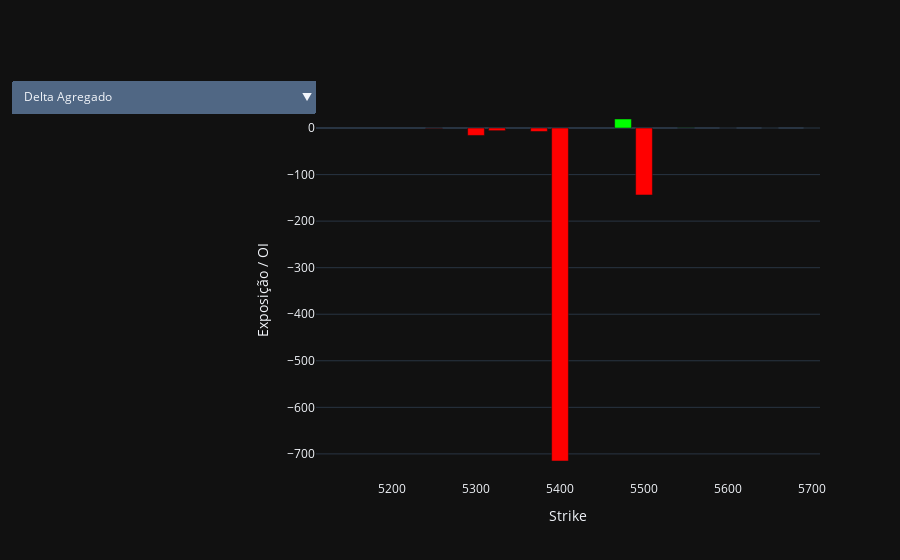

Notebook code for this chart:
### Code cell
fig = go.Figure()
fig.add_trace(go.Bar(x=strikes_ref, y=dexp_tot, name='Delta Agregado', marker_color=['lime' if v>=0 else 'red' for v in dexp_tot], visible=True))
fig.add_trace(go.Scatter(x=strikes_ref, y=dexp_cum, mode='lines', name='Delta Acumulado', visible=False, line=dict(width=3, color='yellow')))
fig.add_trace(go.Bar(x=strikes_ref, y=gex_tot, name='Gamma Exposure', marker_color='cyan', opacity=0.6, visible=False))
fig.add_trace(go.Scatter(x=strikes_ref, y=gex_cum, mode='lines', name='Curvatura do Gamma (acumulado)', line=dict(color='orange', width=3), visible=False))
fig.add_trace(go.Bar(x=strikes_ref, y=oi_call_ref, name='CALL OI', marker_color='green', visible=False))
fig.add_trace(go.Bar(x=strikes_ref, y=-oi_put_ref, name='PUT OI', marker_color='red', visible=False))
fig.add_trace(go.Bar(x=midwalls_strikes, y=midwalls_call, marker_color='#2c2c2c', opacity=0.8, visible=False, showlegend=False))
fig.add_trace(go.Bar(x=midwalls_strikes, y=-midwalls_put, marker_color='#2c2c2c', opacity=0.8, visible=False, showlegend=False))
fig.add_trace(go.Bar(x=strikes_ref, y=charm_tot, name='Charm Exposure', marker_color='magenta', opacity=0.6, visible=False))
fig.add_trace(go.Bar(x=strikes_ref, y=vanna_tot, name='Vanna Exposure', marker_color='purple', opacity=0.6, visible=False))
fig.add_trace(go.Scatter(x=strikes_ref, y=charm_cum, mode='lines', name='Charm Acumulado', line=dict(color='magenta', width=3), visible=False))
fig.add_trace(go.Scatter(x=strikes_ref, y=vanna_cum, mode='lines', name='Vanna Acumulado', line=dict(color='purple', width=3), visible=False))
fig.add_trace(go.Bar(x=strikes_ref, y=vex_tot, name='Vega Exposure', marker_color='gold', opacity=0.6, visible=False))
fig.add_trace(go.Scatter(x=strikes_ref, y=iv_skew, mode='lines', name='Skew IV (local)', line=dict(color='white', width=2, dash='dot'), visible=False))
fig.add_trace(go.Scatter(x=strikes_ref, y=dpi_arr, mode='lines', name='Dealer Pressure', line=dict(color='#9ca3af', width=3), visible=False))
fig.update_layout(template='plotly_dark', barmode='overlay', xaxis_title='Strike', yaxis_title='Exposição / OI', xaxis=dict(range=[SPOT-300, SPOT+300], tickmode='auto'), legend=dict(orientation='h', yanchor='top', y=-0.15, xanchor='center', x=0.5), margin=dict(t=100))
spot_line = dict(type='line', x0=SPOT, x1=SPOT, y0=0, y1=1, xref='x', yref='paper', line=dict(color='lime', dash='dot', width=2))
hline0   = dict(type='line', x0=min_k, x1=max_k, y0=0, y1=0, line=dict(color='white', dash='dot', width=1))
flip_line = None
flip_label = None
spot_label = dict(x=float(SPOT), y=0.92, xref='x', yref='paper', text=f'SPOT {SPOT:.0f}', showarrow=False, font=dict(color='lime', size=12), bgcolor='black', bordercolor='lime')
edi_badge = dict(x=1.02, y=1.18, xref='paper', yref='paper', showarrow=False, text='EDI', align='right', font=dict(color='#e5e7eb', size=12), bgcolor='rgba(30,30,30,0.85)', bordercolor='#444', borderwidth=1, borderpad=4)
if gamma_flip is not None:
    flip_line = dict(type='line', x0=gamma_flip, x1=gamma_flip, y0=0, y1=1, xref='x', yref='paper', line=dict(color='red', dash='dash', width=2))
    flip_label = dict(x=gamma_flip, y=0.05, xref='x', yref='paper', text='Gamma Flip', showarrow=False, font=dict(color='red', size=12), bgcolor='black', bordercolor='red')
def infobox():
    return dict(xref='paper', yref='paper', x=0.99, y=0.95, xanchor='right', showarrow=False, align='left', text=info, font=dict(size=14, color='white'), bordercolor=regime_color, borderwidth=2, borderpad=6, bgcolor='rgba(20,20,20,0.85)', opacity=0.95)

# Calculate smart range for Vanna
v_indices = np.where(np.abs(vanna_tot) > np.max(np.abs(vanna_tot)) * 0.01)[0]
if len(v_indices) > 0:
    v_min_k = strikes_ref[v_indices[0]]
    v_max_k = strikes_ref[v_indices[-1]]
    v_pad = (v_max_k - v_min_k) * 0.1
    vanna_range = [v_min_k - v_pad, v_max_k + v_pad]
else:
    vanna_range = [min_k, max_k]

buttons = [
    dict(label='Delta Agregado', method='update', args=[{'visible':[True, False, False, False, False, False, False, False, False, False, False, False, False, False, False]}, {'title':'USD/BRL — Delta Agregado por Strike', 'shapes':[spot_line, hline0], 'annotations':[infobox(), spot_label]}]),
    dict(label='Delta Acumulado', method='update', args=[{'visible':[False, True, False, False, False, False, False, False, False, False, False, False, False, False, False]}, {'title':'USD/BRL — Delta Acumulado por Strike', 'shapes':[spot_line, hline0], 'annotations':[infobox(), spot_label]}]),
    dict(label='Gamma Exposure', method='update', args=[{'visible':[False, False, True, True, False, False, False, False, False, False, False, False, False, False, False]}, {'title':'USD/BRL — Gamma Exposure (total + curvatura)', 'shapes':[spot_line, hline0] + ([flip_line] if flip_line else []), 'annotations':([infobox(), spot_label, flip_label] if flip_label else [infobox(), spot_label])}]),
    dict(label='EDI &#8212; Open Interest &#8212; Open Interest por Strike', method='update', args=[{'visible':[False, False, False, False, True, True, True, True, False, False, False, False, False, False, False]}, {'title':'EDI &#8212; Open Interest &#8212; Open Interest (OI) por Strike', 'shapes':[spot_line, hline0] + ([flip_line] if flip_line else []), 'annotations':([infobox(), spot_label, flip_label] if flip_label else [infobox(), spot_label])}]),
    dict(label='Charm Exposure', method='update', args=[{'visible':[False, False, False, False, False, False, False, False, True, False, False, False, False, False, False]}, {'title':'USD/BRL — Charm Exposure por Strike', 'shapes':[spot_line, hline0], 'annotations':[infobox(), spot_label]}]),
    dict(label='Vanna Exposure', method='update', args=[{'visible':[False, False, False, False, False, False, False, False, False, True, False, False, False, False, False]}, {'title':'USD/BRL — Vanna Exposure por Strike', 'shapes':[spot_line, hline0], 'annotations':[infobox(), spot_label], 'xaxis.range': vanna_range}]),
    dict(label='Charm Acumulado', method='update', args=[{'visible':[False, False, False, False, False, False, False, False, False, False, True, False, False, False, False]}, {'title':'USD/BRL — Charm Acumulado', 'shapes':[spot_line, hline0], 'annotations':[infobox(), spot_label]}]),
    dict(label='Vanna Acumulado', method='update', args=[{'visible':[False, False, False, False, False, False, False, False, False, False, False, True, False, False, False]}, {'title':'USD/BRL — Vanna Acumulado', 'shapes':[spot_line, hline0], 'annotations':[infobox(), spot_label]}]),
    dict(label='Vega Exposure', method='update', args=[{'visible':[False, False, False, False, False, False, False, False, False, False, False, False, True, False, False]}, {'title':'USD/BRL — Vega Exposure por Strike', 'shapes':[spot_line, hline0], 'annotations':[infobox(), spot_label]}]),
    dict(label='Skew IV (local)', method='update', args=[{'visible':[False, False, False, False, False, False, False, False, False, False, False, False, False, True, False]}, {'title':'USD/BRL — Skew IV (local)', 'shapes':[spot_line, hline0], 'annotations':[infobox(), spot_label]}]),
    dict(label='Dealer Pressure', method='update', args=[{'visible':[False, False, False, False, False, False, False, False, False, False, False, False, False, False, True]}, {'title':'USD/BRL — Dealer Pressure (normalizado)', 'shapes':[spot_line, hline0], 'annotations':[infobox(), spot_label]}]),
    dict(label='Visão Completa', method='relayout', args=[{'xaxis.range':[min_k - pad, max_k + pad]}])
]
fig.update_layout(updatemenus=[dict(direction='down', showactive=True, x=0.0, y=1.05, buttons=buttons)])
fig.show()

### Figure 1 — Plotly figure (JSON) as saved in the notebook; plotly's stock layout.template omitted (floating-point values rounded to 4 significant figures)
{"data": [{"marker": {"color": ["red", "red", "red", "red", "red", "lime", "red", "lime", "lime", "lime", "lime", "lime", "lime", "lime", "lime"]}, "name": "Delta Agregado", "type": "bar", "visible": true, "x": [5250.0, 5300.0, 5325.0, 5375.0, 5400.0, 5475.0, 5500.0, 5550.0, 5600.0, 5650.0, 5700.0, 5725.0, 5800.0, 5900.0, 6000.0], "y": [-0.5762, -15.92, -5.703, -7.429, -715.3, 19.39, -143.8, 0.3206, 0.07797, 3.285e-05, 3.605e-06, 2.626e-09, 1.551e-14, 8.493e-22, 3.136e-33]}, {"line": {"color": "yellow", "width": 3}, "mode": "lines", "name": "Delta Acumulado", "type": "scatter", "visible": false, "x": [5250.0, 5300.0, 5325.0, 5375.0, 5400.0, 5475.0, 5500.0, 5550.0, 5600.0, 5650.0, 5700.0, 5725.0, 5800.0, 5900.0, 6000.0], "y": [-0.5762, -16.49, -22.2, -29.63, -744.9, -725.5, -869.3, -869.0, -868.9, -868.9, -868.9, -868.9, -868.9, -868.9, -868.9]}, {"marker": {"color": "cyan"}, "name": "Gamma Exposure", "opacity": 0.6, "type": "bar", "visible": false, "x": [5250.0, 5300.0, 5325.0, 5375.0, 5400.0, 5475.0, 5500.0, 5550.0, 5600.0, 5650.0, 5700.0, 5725.0, 5800.0, 5900.0, 6000.0], "y": [134500.0, 2698000.0, 792100.0, 611300.0, 41200000.0, 2187000.0, 22070000.0, 64480.0, 20470.0, 10.66, 1.395, 0.001098, 7.923e-09, 5.381e-16, 2.366e-27]}, {"line": {"color": "orange", "width": 3}, "mode": "lines", "name": "Curvatura do Gamma (acumulado)", "type": "scatter", "visible": false, "x": [5250.0, 5300.0, 5325.0, 5375.0, 5400.0, 5475.0, 5500.0, 5550.0, 5600.0, 5650.0, 5700.0, 5725.0, 5800.0, 5900.0, 6000.0], "y": [134500.0, 2833000.0, 3625000.0, 4236000.0, 45440000.0, 47630000.0, 69700000.0, 69760000.0, 69780000.0, 69780000.0, 69780000.0, 69780000.0, 69780000.0, 69780000.0, 69780000.0]}, {"marker": {"color": "green"}, "name": "CALL OI", "type": "bar", "visible": false, "x": [5250.0, 5300.0, 5325.0, 5375.0, 5400.0, 5475.0, 5500.0, 5550.0, 5600.0, 5650.0, 5700.0, 5725.0, 5800.0, 5900.0, 6000.0], "y": [0.0, 0.0, 0.0, 0.0, 0.0, 250.0, 6100.0, 290.0, 4500.0, 350.0, 20270.0, 500.0, 525.0, 9000.0, 450.0]}, {"marker": {"color": "red"}, "name": "PUT OI", "type": "bar", "visible": false, "x": [5250.0, 5300.0, 5325.0, 5375.0, 5400.0, 5475.0, 5500.0, 5550.0, 5600.0, 5650.0, 5700.0, 5725.0, 5800.0, 5900.0, 6000.0], "y": [-4110.0, -2500.0, -210.0, -35.0, -1765.0, -0.0, -300.0, -0.0, -0.0, -0.0, -0.0, -0.0, -0.0, -0.0, -0.0]}, {"marker": {"color": "#2c2c2c"}, "opacity": 0.8, "showlegend": false, "type": "bar", "visible": false, "x": [5275.0, 5312.0, 5350.0, 5388.0, 5438.0, 5488.0, 5525.0, 5575.0, 5625.0, 5675.0, 5712.0, 5762.0, 5850.0, 5950.0], "y": [0.0, 0.0, 0.0, 0.0, 125.0, 3175.0, 3195.0, 2395.0, 2425.0, 10310.0, 10380.0, 512.5, 4762.0, 4725.0]}, {"marker": {"color": "#2c2c2c"}, "opacity": 0.8, "showlegend": false, "type": "bar", "visible": false, "x": [5275.0, 5312.0, 5350.0, 5388.0, 5438.0, 5488.0, 5525.0, 5575.0, 5625.0, 5675.0, 5712.0, 5762.0, 5850.0, 5950.0], "y": [-3305.0, -1355.0, -122.5, -900.0, -882.5, -150.0, -150.0, -0.0, -0.0, -0.0, -0.0, -0.0, -0.0, -0.0]}, {"marker": {"color": "magenta"}, "name": "Charm Exposure", "opacity": 0.6, "type": "bar", "visible": false, "x": [5250.0, 5300.0, 5325.0, 5375.0, 5400.0, 5475.0, 5500.0, 5550.0, 5600.0, 5650.0, 5700.0, 5725.0, 5800.0, 5900.0, 6000.0], "y": [-2495.0, -11790.0, -2215.0, -1232.0, -94490.0, 5110.0, 68400.0, 585.1, 1031.0, 5.454, 12.88, 0.05304, 0.0001228, 1.104e-07, 4.479e-14]}, {"marker": {"color": "purple"}, "name": "Vanna Exposure", "opacity": 0.6, "type": "bar", "visible": false, "x": [5250.0, 5300.0, 5325.0, 5375.0, 5400.0, 5475.0, 5500.0, 5550.0, 5600.0, 5650.0, 5700.0, 5725.0, 5800.0, 5900.0, 6000.0], "y": [-66.53, -844.8, -190.1, -60.98, -1208.0, 392.4, 5471.0, 25.6, 12.57, 0.01104, 0.002814, 3.282e-06, 9.795e-11, 7.475e-17, 6.454e-27]}, {"line": {"color": "magenta", "width": 3}, "mode": "lines", "name": "Charm Acumulado", "type": "scatter", "visible": false, "x": [5250.0, 5300.0, 5325.0, 5375.0, 5400.0, 5475.0, 5500.0, 5550.0, 5600.0, 5650.0, 5700.0, 5725.0, 5800.0, 5900.0, 6000.0], "y": [-2495.0, -14290.0, -16500.0, -17730.0, -112200.0, -107100.0, -38720.0, -38130.0, -37100.0, -37100.0, -37080.0, -37080.0, -37080.0, -37080.0, -37080.0]}, {"line": {"color": "purple", "width": 3}, "mode": "lines", "name": "Vanna Acumulado", "type": "scatter", "visible": false, "x": [5250.0, 5300.0, 5325.0, 5375.0, 5400.0, 5475.0, 5500.0, 5550.0, 5600.0, 5650.0, 5700.0, 5725.0, 5800.0, 5900.0, 6000.0], "y": [-66.53, -911.3, -1101.0, -1162.0, -2371.0, -1978.0, 3493.0, 3518.0, 3531.0, 3531.0, 3531.0, 3531.0, 3531.0, 3531.0, 3531.0]}, {"marker": {"color": "gold"}, "name": "Vega Exposure", "opacity": 0.6, "type": "bar", "visible": false, "x": [5250.0, 5300.0, 5325.0, 5375.0, 5400.0, 5475.0, 5500.0, 5550.0, 5600.0, 5650.0, 5700.0, 5725.0, 5800.0, 5900.0, 6000.0], "y": [761.2, 15270.0, 4482.0, 3459.0, 233100.0, 12370.0, 124900.0, 364.8, 115.8, 0.06034, 0.007893, 6.211e-06, 4.483e-11, 3.045e-18, 1.339e-29]}, {"line": {"color": "white", "dash": "dot", "width": 2}, "mode": "lines", "name": "Skew IV (local)", "type": "scatter", "visible": false, "x": [5250.0, 5300.0, 5325.0, 5375.0, 5400.0, 5475.0, 5500.0, 5550.0, 5600.0, 5650.0, 5700.0, 5725.0, 5800.0, 5900.0, 6000.0], "y": [0.0, 0.0, 0.0, 0.0, 0.0, 0.0, 0.0, 0.0, 0.0, 0.0, 0.0, 0.0, 0.0, 0.0, 0.0]}, {"line": {"color": "#9ca3af", "width": 3}, "mode": "lines", "name": "Dealer Pressure", "type": "scatter", "visible": false, "x": [5250.0, 5300.0, 5325.0, 5375.0, 5400.0, 5475.0, 5500.0, 5550.0, 5600.0, 5650.0, 5700.0, 5725.0, 5800.0, 5900.0, 6000.0], "y": [-0.009027, -0.05899, -0.01173, -0.004934, -0.3052, 0.0515, 0.5146, 0.003221, 0.003454, 1.501e-05, 3.421e-05, 1.405e-07, 3.248e-10, 2.92e-13, 1.185e-19]}], "layout": {"barmode": "overlay", "legend": {"orientation": "h", "x": 0.5, "xanchor": "center", "y": -0.15, "yanchor": "top"}, "margin": {"t": 100}, "updatemenus": [{"buttons": [{"args": [{"visible": [true, false, false, false, false, false, false, false, false, false, false, false, false, false, false]}, {"annotations": [{"align": "left", "bgcolor": "rgba(20,20,20,0.85)", "bordercolor": "lime", "borderpad": 6, "borderwidth": 2, "font": {"color": "white", "size": 14}, "opacity": 0.95, "showarrow": false, "text": "<b>USD/BRL Spot:</b> <span style='color:lime'>5410</span><br><b>Delta Agregado:</b> -869<br><b>Zero Gamma (Flip):</b> 5250<br><b>Max Pain:</b> <span style='color:orange'>5500</span><br><b>Call Wall (Resist.):</b> <span style='color:red'>5500</span><br><b>Put Wall (Sup.):</b> <span style='color:green'>5400</span><br><b>Regime:</b> <span style='color:lime'>Gamma Positivo</span><br><b>Vol Diária:</b> <span style='color:yellow'>0.83%</span><br><b>Dealer Pressure:</b> +0.05<br><b>Range/Distância Walls:</b> 0.56", "x": 0.99, "xanchor": "right", "xref": "paper", "y": 0.95, "yref": "paper"}, {"bgcolor": "black", "bordercolor": "lime", "font": {"color": "lime", "size": 12}, "showarrow": false, "text": "SPOT 5410", "x": 5410.0, "xref": "x", "y": 0.92, "yref": "paper"}], "shapes": [{"line": {"color": "lime", "dash": "dot", "width": 2}, "type": "line", "x0": 5410.0, "x1": 5410.0, "xref": "x", "y0": 0, "y1": 1, "yref": "paper"}, {"line": {"color": "white", "dash": "dot", "width": 1}, "type": "line", "x0": 5250, "x1": 6000, "y0": 0, "y1": 0}], "title": "USD/BRL — Delta Agregado por Strike"}], "label": "Delta Agregado", "method": "update"}, {"args": [{"visible": [false, true, false, false, false, false, false, false, false, false, false, false, false, false, false]}, {"annotations": [{"align": "left", "bgcolor": "rgba(20,20,20,0.85)", "bordercolor": "lime", "borderpad": 6, "borderwidth": 2, "font": {"color": "white", "size": 14}, "opacity": 0.95, "showarrow": false, "text": "<b>USD/BRL Spot:</b> <span style='color:lime'>5410</span><br><b>Delta Agregado:</b> -869<br><b>Zero Gamma (Flip):</b> 5250<br><b>Max Pain:</b> <span style='color:orange'>5500</span><br><b>Call Wall (Resist.):</b> <span style='color:red'>5500</span><br><b>Put Wall (Sup.):</b> <span style='color:green'>5400</span><br><b>Regime:</b> <span style='color:lime'>Gamma Positivo</span><br><b>Vol Diária:</b> <span style='color:yellow'>0.83%</span><br><b>Dealer Pressure:</b> +0.05<br><b>Range/Distância Walls:</b> 0.56", "x": 0.99, "xanchor": "right", "xref": "paper", "y": 0.95, "yref": "paper"}, {"bgcolor": "black", "bordercolor": "lime", "font": {"color": "lime", "size": 12}, "showarrow": false, "text": "SPOT 5410", "x": 5410.0, "xref": "x", "y": 0.92, "yref": "paper"}], "shapes": [{"line": {"color": "lime", "dash": "dot", "width": 2}, "type": "line", "x0": 5410.0, "x1": 5410.0, "xref": "x", "y0": 0, "y1": 1, "yref": "paper"}, {"line": {"color": "white", "dash": "dot", "width": 1}, "type": "line", "x0": 5250, "x1": 6000, "y0": 0, "y1": 0}], "title": "USD/BRL — Delta Acumulado por Strike"}], "label": "Delta Acumulado", "method": "update"}, {"args": [{"visible": [false, false, true, true, false, false, false, false, false, false, false, false, false, false, false]}, {"annotations": [{"align": "left", "bgcolor": "rgba(20,20,20,0.85)", "bordercolor": "lime", "borderpad": 6, "borderwidth": 2, "font": {"color": "white", "size": 14}, "opacity": 0.95, "showarrow": false, "text": "<b>USD/BRL Spot:</b> <span style='color:lime'>5410</span><br><b>Delta Agregado:</b> -869<br><b>Zero Gamma (Flip):</b> 5250<br><b>Max Pain:</b> <span style='color:orange'>5500</span><br><b>Call Wall (Resist.):</b> <span style='color:red'>5500</span><br><b>Put Wall (Sup.):</b> <span style='color:green'>5400</span><br><b>Regime:</b> <span style='color:lime'>Gamma Positivo</span><br><b>Vol Diária:</b> <span style='color:yellow'>0.83%</span><br><b>Dealer Pressure:</b> +0.05<br><b>Range/Distância Walls:</b> 0.56", "x": 0.99, "xanchor": "right", "xref": "paper", "y": 0.95, "yref": "paper"}, {"bgcolor": "black", "bordercolor": "lime", "font": {"color": "lime", "size": 12}, "showarrow": false, "text": "SPOT 5410", "x": 5410.0, "xref": "x", "y": 0.92, "yref": "paper"}, {"bgcolor": "black", "bordercolor": "red", "font": {"color": "red", "size": 12}, "showarrow": false, "text": "Gamma Flip", "x": 5250, "xref": "x", "y": 0.05, "yref": "paper"}], "shapes": [{"line": {"color": "lime", "dash": "dot", "width": 2}, "type": "line", "x0": 5410.0, "x1": 5410.0, "xref": "x", "y0": 0, "y1": 1, "yref": "paper"}, {"line": {"color": "white", "dash": "dot", "width": 1}, "type": "line", "x0": 5250, "x1": 6000, "y0": 0, "y1": 0}, {"line": {"color": "red", "dash": "dash", "width": 2}, "type": "line", "x0": 5250, "x1": 5250, "xref": "x", "y0": 0, "y1": 1, "yref": "paper"}], "title": "USD/BRL — Gamma Exposure (total + curvatura)"}], "label": "Gamma Exposure", "method": "update"}, {"args": [{"visible": [false, false, false, false, true, true, true, true, false, false, false, false, false, false, false]}, {"annotations": [{"align": "left", "bgcolor": "rgba(20,20,20,0.85)", "bordercolor": "lime", "borderpad": 6, "borderwidth": 2, "font": {"color": "white", "size": 14}, "opacity": 0.95, "showarrow": false, "text": "<b>USD/BRL Spot:</b> <span style='color:lime'>5410</span><br><b>Delta Agregado:</b> -869<br><b>Zero Gamma (Flip):</b> 5250<br><b>Max Pain:</b> <span style='color:orange'>5500</span><br><b>Call Wall (Resist.):</b> <span style='color:red'>5500</span><br><b>Put Wall (Sup.):</b> <span style='color:green'>5400</span><br><b>Regime:</b> <span style='color:lime'>Gamma Positivo</span><br><b>Vol Diária:</b> <span style='color:yellow'>0.83%</span><br><b>Dealer Pressure:</b> +0.05<br><b>Range/Distância Walls:</b> 0.56", "x": 0.99, "xanchor": "right", "xref": "paper", "y": 0.95, "yref": "paper"}, {"bgcolor": "black", "bordercolor": "lime", "font": {"color": "lime", "size": 12}, "showarrow": false, "text": "SPOT 5410", "x": 5410.0, "xref": "x", "y": 0.92, "yref": "paper"}, {"bgcolor": "black", "bordercolor": "red", "font": {"color": "red", "size": 12}, "showarrow": false, "text": "Gamma Flip", "x": 5250, "xref": "x", "y": 0.05, "yref": "paper"}], "shapes": [{"line": {"color": "lime", "dash": "dot", "width": 2}, "type": "line", "x0": 5410.0, "x1": 5410.0, "xref": "x", "y0": 0, "y1": 1, "yref": "paper"}, {"line": {"color": "white", "dash": "dot", "width": 1}, "type": "line", "x0": 5250, "x1": 6000, "y0": 0, "y1": 0}, {"line": {"color": "red", "dash": "dash", "width": 2}, "type": "line", "x0": 5250, "x1": 5250, "xref": "x", "y0": 0, "y1": 1, "yref": "paper"}], "title": "EDI &#8212; Open Interest &#8212; Open Interest (OI) por Strike"}], "label": "EDI &#8212; Open Interest &#8212; Open Interest por Strike", "method": "update"}, {"args": [{"visible": [false, false, false, false, false, false, false, false, true, false, false, false, false, false, false]}, {"annotations": [{"align": "left", "bgcolor": "rgba(20,20,20,0.85)", "bordercolor": "lime", "borderpad": 6, "borderwidth": 2, "font": {"color": "white", "size": 14}, "opacity": 0.95, "showarrow": false, "text": "<b>USD/BRL Spot:</b> <span style='color:lime'>5410</span><br><b>Delta Agregado:</b> -869<br><b>Zero Gamma (Flip):</b> 5250<br><b>Max Pain:</b> <span style='color:orange'>5500</span><br><b>Call Wall (Resist.):</b> <span style='color:red'>5500</span><br><b>Put Wall (Sup.):</b> <span style='color:green'>5400</span><br><b>Regime:</b> <span style='color:lime'>Gamma Positivo</span><br><b>Vol Diária:</b> <span style='color:yellow'>0.83%</span><br><b>Dealer Pressure:</b> +0.05<br><b>Range/Distância Walls:</b> 0.56", "x": 0.99, "xanchor": "right", "xref": "paper", "y": 0.95, "yref": "paper"}, {"bgcolor": "black", "bordercolor": "lime", "font": {"color": "lime", "size": 12}, "showarrow": false, "text": "SPOT 5410", "x": 5410.0, "xref": "x", "y": 0.92, "yref": "paper"}], "shapes": [{"line": {"color": "lime", "dash": "dot", "width": 2}, "type": "line", "x0": 5410.0, "x1": 5410.0, "xref": "x", "y0": 0, "y1": 1, "yref": "paper"}, {"line": {"color": "white", "dash": "dot", "width": 1}, "type": "line", "x0": 5250, "x1": 6000, "y0": 0, "y1": 0}], "title": "USD/BRL — Charm Exposure por Strike"}], "label": "Charm Exposure", "method": "update"}, {"args": [{"visible": [false, false, false, false, false, false, false, false, false, true, false, false, false, false, false]}, {"annotations": [{"align": "left", "bgcolor": "rgba(20,20,20,0.85)", "bordercolor": "lime", "borderpad": 6, "borderwidth": 2, "font": {"color": "white", "size": 14}, "opacity": 0.95, "showarrow": false, "text": "<b>USD/BRL Spot:</b> <span style='color:lime'>5410</span><br><b>Delta Agregado:</b> -869<br><b>Zero Gamma (Flip):</b> 5250<br><b>Max Pain:</b> <span style='color:orange'>5500</span><br><b>Call Wall (Resist.):</b> <span style='color:red'>5500</span><br><b>Put Wall (Sup.):</b> <span style='color:green'>5400</span><br><b>Regime:</b> <span style='color:lime'>Gamma Positivo</span><br><b>Vol Diária:</b> <span style='color:yellow'>0.83%</span><br><b>Dealer Pressure:</b> +0.05<br><b>Range/Distância Walls:</b> 0.56", "x": 0.99, "xanchor": "right", "xref": "paper", "y": 0.95, "yref": "paper"}, {"bgcolor": "black", "bordercolor": "lime", "font": {"color": "lime", "size": 12}, "showarrow": false, "text": "SPOT 5410", "x": 5410.0, "xref": "x", "y": 0.92, "yref": "paper"}], "shapes": [{"line": {"color": "lime", "dash": "dot", "width": 2}, "type": "line", "x0": 5410.0, "x1": 5410.0, "xref": "x", "y0": 0, "y1": 1, "yref": "paper"}, {"line": {"color": "white", "dash": "dot", "width": 1}, "type": "line", "x0": 5250, "x1": 6000, "y0": 0, "y1": 0}], "title": "USD/BRL — Vanna Exposure por Strike", "xaxis.range": [5225, 5525]}], "label": "Vanna Exposure", "method": "update"}, {"args": [{"visible": [false, false, false, false, false, false, false, false, false, false, true, false, false, false, false]}, {"annotations": [{"align": "left", "bgcolor": "rgba(20,20,20,0.85)", "bordercolor": "lime", "borderpad": 6, "borderwidth": 2, "font": {"color": "white", "size": 14}, "opacity": 0.95, "showarrow": false, "text": "<b>USD/BRL Spot:</b> <span style='color:lime'>5410</span><br><b>Delta Agregado:</b> -869<br><b>Zero Gamma (Flip):</b> 5250<br><b>Max Pain:</b> <span style='color:orange'>5500</span><br><b>Call Wall (Resist.):</b> <span style='color:red'>5500</span><br><b>Put Wall (Sup.):</b> <span style='color:green'>5400</span><br><b>Regime:</b> <span style='color:lime'>Gamma Positivo</span><br><b>Vol Diária:</b> <span style='color:yellow'>0.83%</span><br><b>Dealer Pressure:</b> +0.05<br><b>Range/Distância Walls:</b> 0.56", "x": 0.99, "xanchor": "right", "xref": "paper", "y": 0.95, "yref": "paper"}, {"bgcolor": "black", "bordercolor": "lime", "font": {"color": "lime", "size": 12}, "showarrow": false, "text": "SPOT 5410", "x": 5410.0, "xref": "x", "y": 0.92, "yref": "paper"}], "shapes": [{"line": {"color": "lime", "dash": "dot", "width": 2}, "type": "line", "x0": 5410.0, "x1": 5410.0, "xref": "x", "y0": 0, "y1": 1, "yref": "paper"}, {"line": {"color": "white", "dash": "dot", "width": 1}, "type": "line", "x0": 5250, "x1": 6000, "y0": 0, "y1": 0}], "title": "USD/BRL — Charm Acumulado"}], "label": "Charm Acumulado", "method": "update"}, {"args": [{"visible": [false, false, false, false, false, false, false, false, false, false, false, true, false, false, false]}, {"annotations": [{"align": "left", "bgcolor": "rgba(20,20,20,0.85)", "bordercolor": "lime", "borderpad": 6, "borderwidth": 2, "font": {"color": "white", "size": 14}, "opacity": 0.95, "showarrow": false, "text": "<b>USD/BRL Spot:</b> <span style='color:lime'>5410</span><br><b>Delta Agregado:</b> -869<br><b>Zero Gamma (Flip):</b> 5250<br><b>Max Pain:</b> <span style='color:orange'>5500</span><br><b>Call Wall (Resist.):</b> <span style='color:red'>5500</span><br><b>Put Wall (Sup.):</b> <span style='color:green'>5400</span><br><b>Regime:</b> <span style='color:lime'>Gamma Positivo</span><br><b>Vol Diária:</b> <span style='color:yellow'>0.83%</span><br><b>Dealer Pressure:</b> +0.05<br><b>Range/Distância Walls:</b> 0.56", "x": 0.99, "xanchor": "right", "xref": "paper", "y": 0.95, "yref": "paper"}, {"bgcolor": "black", "bordercolor": "lime", "font": {"color": "lime", "size": 12}, "showarrow": false, "text": "SPOT 5410", "x": 5410.0, "xref": "x", "y": 0.92, "yref": "paper"}], "shapes": [{"line": {"color": "lime", "dash": "dot", "width": 2}, "type": "line", "x0": 5410.0, "x1": 5410.0, "xref": "x", "y0": 0, "y1": 1, "yref": "paper"}, {"line": {"color": "white", "dash": "dot", "width": 1}, "type": "line", "x0": 5250, "x1": 6000, "y0": 0, "y1": 0}], "title": "USD/BRL — Vanna Acumulado"}], "label": "Vanna Acumulado", "method": "update"}, {"args": [{"visible": [false, false, false, false, false, false, false, false, false, false, false, false, true, false, false]}, {"annotations": [{"align": "left", "bgcolor": "rgba(20,20,20,0.85)", "bordercolor": "lime", "borderpad": 6, "borderwidth": 2, "font": {"color": "white", "size": 14}, "opacity": 0.95, "showarrow": false, "text": "<b>USD/BRL Spot:</b> <span style='color:lime'>5410</span><br><b>Delta Agregado:</b> -869<br><b>Zero Gamma (Flip):</b> 5250<br><b>Max Pain:</b> <span style='color:orange'>5500</span><br><b>Call Wall (Resist.):</b> <span style='color:red'>5500</span><br><b>Put Wall (Sup.):</b> <span style='color:green'>5400</span><br><b>Regime:</b> <span style='color:lime'>Gamma Positivo</span><br><b>Vol Diária:</b> <span style='color:yellow'>0.83%</span><br><b>Dealer Pressure:</b> +0.05<br><b>Range/Distância Walls:</b> 0.56", "x": 0.99, "xanchor": "right", "xref": "paper", "y": 0.95, "yref": "paper"}, {"bgcolor": "black", "bordercolor": "lime", "font": {"color": "lime", "size": 12}, "showarrow": false, "text": "SPOT 5410", "x": 5410.0, "xref": "x", "y": 0.92, "yref": "paper"}], "shapes": [{"line": {"color": "lime", "dash": "dot", "width": 2}, "type": "line", "x0": 5410.0, "x1": 5410.0, "xref": "x", "y0": 0, "y1": 1, "yref": "paper"}, {"line": {"color": "white", "dash": "dot", "width": 1}, "type": "line", "x0": 5250, "x1": 6000, "y0": 0, "y1": 0}], "title": "USD/BRL — Vega Exposure por Strike"}], "label": "Vega Exposure", "method": "update"}, {"args": [{"visible": [false, false, false, false, false, false, false, false, false, false, false, false, false, true, false]}, {"annotations": [{"align": "left", "bgcolor": "rgba(20,20,20,0.85)", "bordercolor": "lime", "borderpad": 6, "borderwidth": 2, "font": {"color": "white", "size": 14}, "opacity": 0.95, "showarrow": false, "text": "<b>USD/BRL Spot:</b> <span style='color:lime'>5410</span><br><b>Delta Agregado:</b> -869<br><b>Zero Gamma (Flip):</b> 5250<br><b>Max Pain:</b> <span style='color:orange'>5500</span><br><b>Call Wall (Resist.):</b> <span style='color:red'>5500</span><br><b>Put Wall (Sup.):</b> <span style='color:green'>5400</span><br><b>Regime:</b> <span style='color:lime'>Gamma Positivo</span><br><b>Vol Diária:</b> <span style='color:yellow'>0.83%</span><br><b>Dealer Pressure:</b> +0.05<br><b>Range/Distância Walls:</b> 0.56", "x": 0.99, "xanchor": "right", "xref": "paper", "y": 0.95, "yref": "paper"}, {"bgcolor": "black", "bordercolor": "lime", "font": {"color": "lime", "size": 12}, "showarrow": false, "text": "SPOT 5410", "x": 5410.0, "xref": "x", "y": 0.92, "yref": "paper"}], "shapes": [{"line": {"color": "lime", "dash": "dot", "width": 2}, "type": "line", "x0": 5410.0, "x1": 5410.0, "xref": "x", "y0": 0, "y1": 1, "yref": "paper"}, {"line": {"color": "white", "dash": "dot", "width": 1}, "type": "line", "x0": 5250, "x1": 6000, "y0": 0, "y1": 0}], "title": "USD/BRL — Skew IV (local)"}], "label": "Skew IV (local)", "method": "update"}, {"args": [{"visible": [false, false, false, false, false, false, false, false, false, false, false, false, false, false, true]}, {"annotations": [{"align": "left", "bgcolor": "rgba(20,20,20,0.85)", "bordercolor": "lime", "borderpad": 6, "borderwidth": 2, "font": {"color": "white", "size": 14}, "opacity": 0.95, "showarrow": false, "text": "<b>USD/BRL Spot:</b> <span style='color:lime'>5410</span><br><b>Delta Agregado:</b> -869<br><b>Zero Gamma (Flip):</b> 5250<br><b>Max Pain:</b> <span style='color:orange'>5500</span><br><b>Call Wall (Resist.):</b> <span style='color:red'>5500</span><br><b>Put Wall (Sup.):</b> <span style='color:green'>5400</span><br><b>Regime:</b> <span style='color:lime'>Gamma Positivo</span><br><b>Vol Diária:</b> <span style='color:yellow'>0.83%</span><br><b>Dealer Pressure:</b> +0.05<br><b>Range/Distância Walls:</b> 0.56", "x": 0.99, "xanchor": "right", "xref": "paper", "y": 0.95, "yref": "paper"}, {"bgcolor": "black", "bordercolor": "lime", "font": {"color": "lime", "size": 12}, "showarrow": false, "text": "SPOT 5410", "x": 5410.0, "xref": "x", "y": 0.92, "yref": "paper"}], "shapes": [{"line": {"color": "lime", "dash": "dot", "width": 2}, "type": "line", "x0": 5410.0, "x1": 5410.0, "xref": "x", "y0": 0, "y1": 1, "yref": "paper"}, {"line": {"color": "white", "dash": "dot", "width": 1}, "type": "line", "x0": 5250, "x1": 6000, "y0": 0, "y1": 0}], "title": "USD/BRL — Dealer Pressure (normalizado)"}], "label": "Dealer Pressure", "method": "update"}, {"args": [{"xaxis.range": [5228, 6022]}], "label": "Visão Completa", "method": "relayout"}], "direction": "down", "showactive": true, "x": 0, "y": 1.05}], "xaxis": {"range": [5110.0, 5710.0], "tickmode": "auto", "title": {"text": "Strike"}}, "yaxis": {"title": {"text": "Exposição / OI"}}}}
